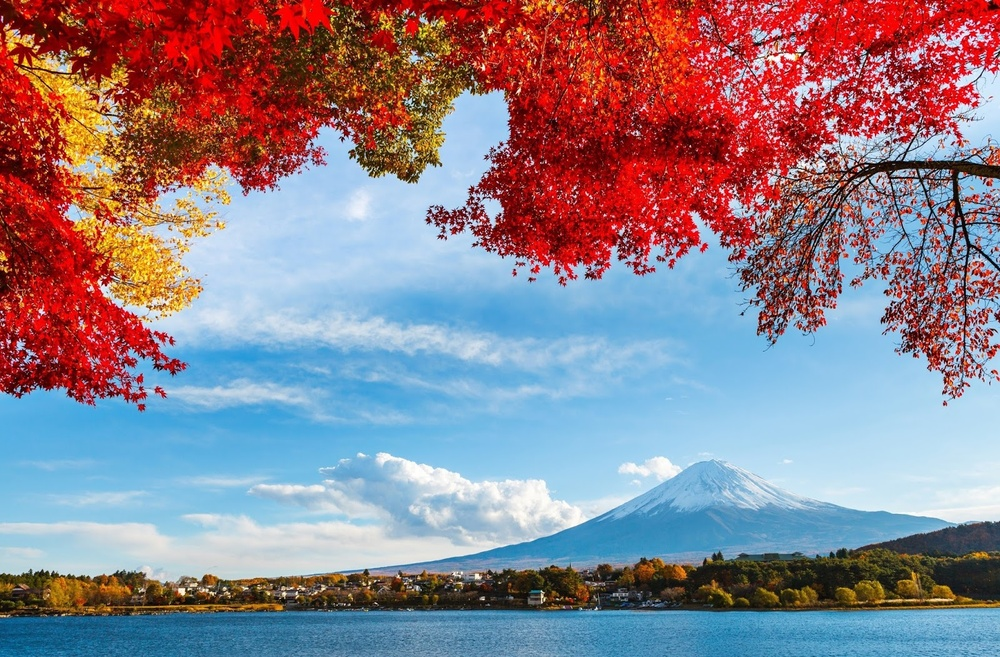
#> input picture lab1/input/lab_image.jpg, 1000 x 657 px, shrunk from 1600 x 1051 before the run
$ python 3.py
#> lines starting #> are read from the running program, lines starting #| are printed output that depends on the picture
import cv2
from matplotlib import pyplot as plt

# đọc ảnh (OpenCV đọc mặc định là BGR, chuyển sang RGB)
img = cv2.cvtColor(cv2.imread('../input/lab_image.jpg'), cv2.COLOR_BGR2RGB)

# chuyển sang grayscale
gray = cv2.cvtColor(img, cv2.COLOR_RGB2GRAY)
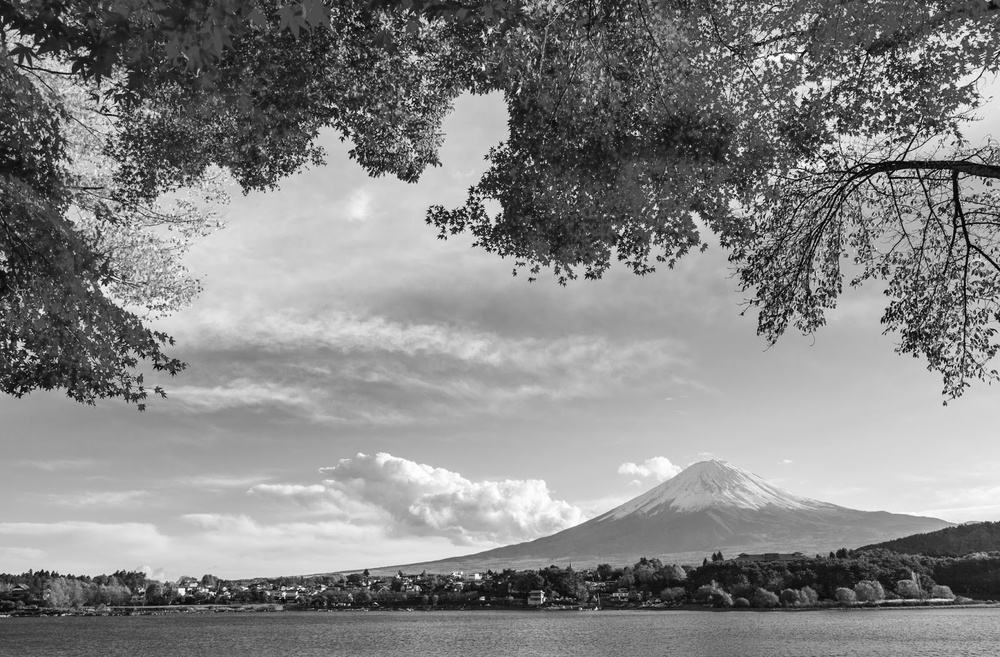
#> gray: shape (657, 1000); min 0, max 255, mean 133.4

# chuyển sang HSV
hsv = cv2.cvtColor(img, cv2.COLOR_RGB2HSV)
#> hsv: shape (657, 1000, 3); mean H, S, V 81.2, 136, 186.3

# chuyển sang LAB
lab = cv2.cvtColor(img, cv2.COLOR_RGB2LAB)
#> lab: shape (657, 1000, 3); mean of channels 0, 1, 2 147, 139.3, 129.7

# hiển thị ảnh gốc
plt.subplot(2,2,1)
plt.imshow(img)
plt.title("Original")

# hiển thị grayscale
plt.subplot(2,2,2)
plt.imshow(gray, cmap='gray')
plt.title("Grayscale")

# hiển thị HSV
plt.subplot(2,2,3)
plt.imshow(hsv)
plt.title("HSV")

# hiển thị LAB
plt.subplot(2,2,4)
plt.imshow(lab)
plt.title("LAB")

plt.show()
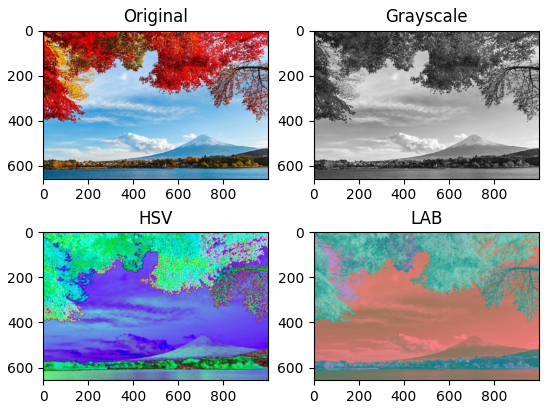
#> figure drawn by matplotlib, 4 panels
